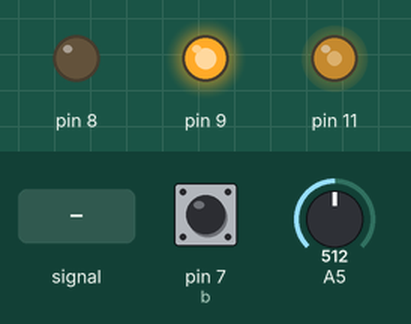
Recording of a sketch running on a simulated Arduino Uno, built with avr-gcc and run on an emulated ATmega328P. On the bench: output pins drawn as LEDs (lit = HIGH). The test bench sets the inputs (shaded band); at power-on: A5 = 512, pin 7 (b) HIGH. What the sketch prints to the serial monitor is not drawn.

Above: at 1.2 s.
1.3 s: A5 fed a 200 Hz sine of ±81 counts around its level
4.3 s: A5 set to 900
At 4.9 s:
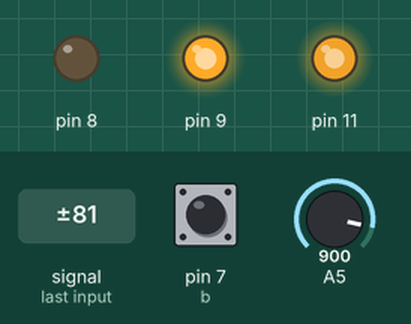
5.8 s: A5 set to 122
At 7.0 s:
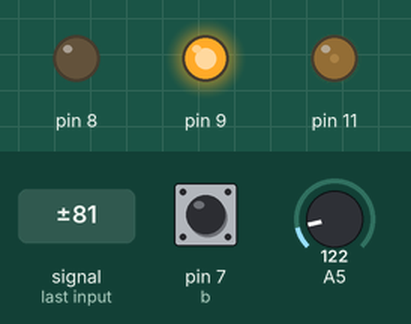
7.3 s: A5 set to 0
At 8.3 s:
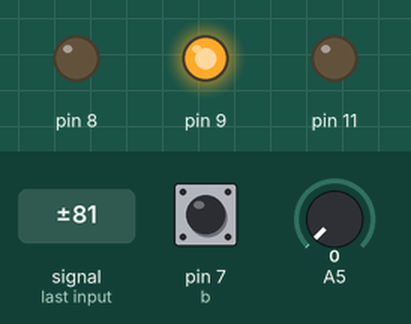
8.8 s: A5 set to 511
At 9.5 s:
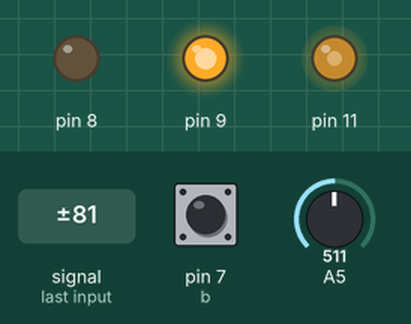
10.3 s: A5 fed a 1000 Hz sine of ±255 counts around its level
Timing chart, 0 to 14.3 s (numbered marks = the images above; inputs shaded):
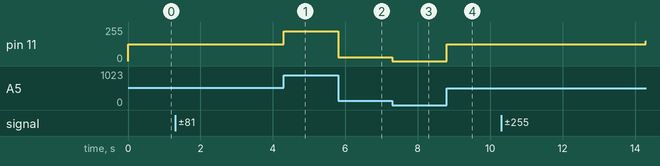

Measured:
- after the input at 4.3 s, pin 11: 127/255 → 224/255 at once
- after the input at 5.8 s, pin 11: 224/255 → 30/255 at once
- after the input at 7.3 s, pin 11: 30/255 → 0/255 at once
- after the input at 8.8 s, pin 11: 0/255 → 127/255 at once
- after the input at 10.3 s, pin 11: 127/255 → 147/255 after 4.0 s

The sketch:

Motor.ino
```cpp
//Arduino motor testing
class Button
{
private:
  int pinNum;
  int buttonState;
  int debounce;
  bool dbRun;
public:
  Button(int pin)
  {
    pinNum = pin;
    buttonState = HIGH;
    debounce = 0;
    dbRun = true;
    pinMode(pinNum, INPUT_PULLUP);
  }

  bool pressed()
  {
    int newState = digitalRead(pinNum);
    if(buttonState == LOW and newState == HIGH){
        debounce = 0;
        dbRun = true;
      }
    if(dbRun == true){
      if(buttonState == HIGH and newState == LOW){
        buttonState = LOW;
        debounce++;
      }
      if(buttonState == LOW and newState == LOW){
        if(debounce == 3){
          debounce = 0;
          dbRun = false;
          return true;
        }
        else{
          debounce++;
        }
      }
    }
    return false;
  }
};


class Motor
{
private:
  int signalPin;
  int pin1;
  int pin2;
  int pin1state;
  int pin2state;

public:
  Motor(int Signal, int pinOne, int pinTwo)
  {
    pin1 = pinOne;
    pin2 = pinTwo;
    signalPin = Signal;
    pin1state = HIGH;
    pin2state = LOW;
  }

  void changeDir()
  {
    if(pin1state == LOW and pin2state == HIGH){
      digitalWrite(pin1, HIGH);
      digitalWrite(pin2, LOW);
      pin1state = HIGH;
      pin2state = LOW;
    }
    else{
      digitalWrite(pin1, LOW);
      digitalWrite(pin2, HIGH);
      pin1state = LOW;
      pin2state = HIGH;
    }
  }
};

class Potentiometer
{
private:
  int pinNum;

public:
  Potentiometer(int pin)
  {
    pinNum = pin;
  }

  int getval()
  {
    int avg = 0;
    for(int i = 0; i < 6; ++i){
      avg += analogRead(pinNum);
    }
    return avg/6;
  }
};

void setup() {
  Serial.begin(115200);
  pinMode(7, INPUT_PULLUP);
  pinMode(8, OUTPUT);
  pinMode(9, OUTPUT);
  pinMode(11, OUTPUT);
  digitalWrite(8,  LOW);
  digitalWrite(9, HIGH);
}

Button b(7);
Motor m(11,8,9);
Potentiometer p(5);

void loop() {
  int potval = p.getval();
  int pwm = map(potval, 0, 1023,0, 255);
  Serial.println(pwm);
  analogWrite(11, pwm);
  if(b.pressed() == true){
    m.changeDir();
  }
}
```
